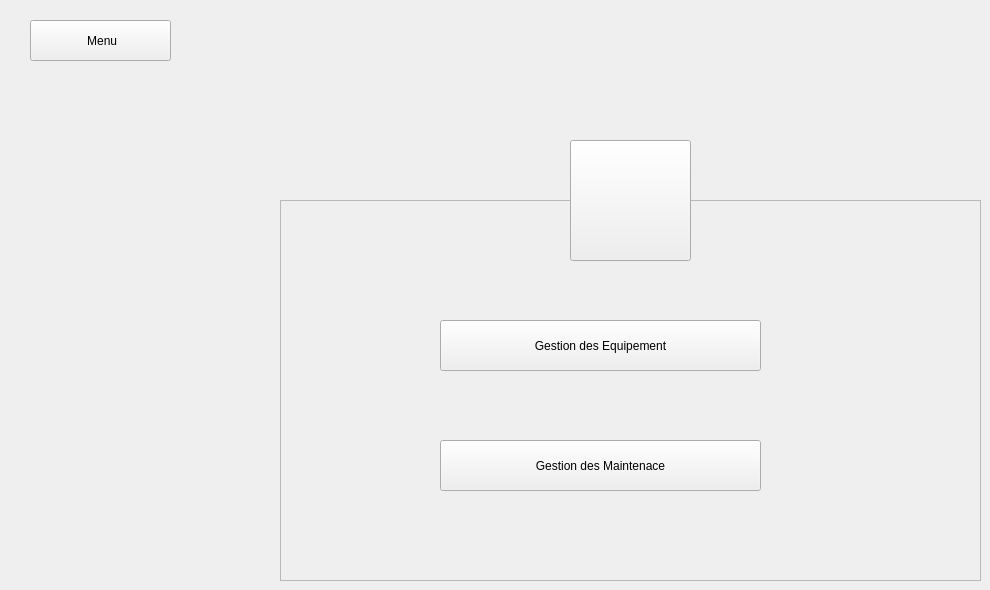
    <widget class="QWidget" name="Gestions">
     <widget class="QPushButton" name="B_BackToMenu">
      <property name="geometry">
       <rect>
        <x>30</x>
        <y>20</y>
        <width>141</width>
        <height>41</height>
       </rect>
      </property>
      <property name="cursor">
       <cursorShape>PointingHandCursor</cursorShape>
      </property>
      <property name="text">
       <string> Menu</string>
      </property>
      <property name="icon">
       <iconset resource="ressource.qrc">
        <normaloff>:/ressource/image/back-arrow.png</normaloff>:/ressource/image/back-arrow.png</iconset>
      </property>
     </widget>
     <widget class="QFrame" name="frame_3">
      <property name="geometry">
       <rect>
        <x>280</x>
        <y>200</y>
        <width>701</width>
        <height>381</height>
       </rect>
      </property>
      <property name="styleSheet">
       <string notr="true"/>
      </property>
      <property name="frameShape">
       <enum>QFrame::StyledPanel</enum>
      </property>
      <property name="frameShadow">
       <enum>QFrame::Raised</enum>
      </property>
      <widget class="QPushButton" name="B_GestionEquipement">
       <property name="geometry">
        <rect>
         <x>160</x>
         <y>120</y>
         <width>321</width>
         <height>51</height>
        </rect>
       </property>
       <property name="cursor">
        <cursorShape>PointingHandCursor</cursorShape>
       </property>
       <property name="text">
        <string>Gestion des Equipement</string>
       </property>
      </widget>
      <widget class="QPushButton" name="B_GestionMaintenance">
       <property name="geometry">
        <rect>
         <x>160</x>
         <y>240</y>
         <width>321</width>
         <height>51</height>
        </rect>
       </property>
       <property name="cursor">
        <cursorShape>PointingHandCursor</cursorShape>
       </property>
       <property name="styleSheet">
        <string notr="true"/>
       </property>
       <property name="text">
        <string>Gestion des Maintenace</string>
       </property>
      </widget>
      <widget class="QToolButton" name="toolButton_12">
       <property name="geometry">
        <rect>
         <x>490</x>
         <y>112</y>
         <width>61</width>
         <height>61</height>
        </rect>
       </property>
       <property name="styleSheet">
        <string notr="true">border-radius:30px;</string>
       </property>
       <property name="text">
        <string/>
       </property>
       <property name="icon">
        <iconset resource="ressource.qrc">
         <normaloff>:/ressource/image/police-walkie-talkie.png</normaloff>:/ressource/image/police-walkie-talkie.png</iconset>
       </property>
       <property name="iconSize">
        <size>
         <width>30</width>
         <height>30</height>
        </size>
       </property>
      </widget>
      <widget class="QToolButton" name="toolButton_13">
       <property name="geometry">
        <rect>
         <x>490</x>
         <y>235</y>
         <width>61</width>
         <height>61</height>
        </rect>
       </property>
       <property name="styleSheet">
        <string notr="true">border-radius:30px;</string>
       </property>
       <property name="text">
        <string/>
       </property>
       <property name="icon">
        <iconset resource="ressource.qrc">
         <normaloff>:/ressource/image/tools.png</normaloff>:/ressource/image/tools.png</iconset>
       </property>
       <property name="iconSize">
        <size>
         <width>30</width>
         <height>30</height>
        </size>
       </property>
      </widget>
     </widget>
     <widget class="QToolButton" name="toolButton_2">
      <property name="geometry">
       <rect>
        <x>570</x>
        <y>140</y>
        <width>121</width>
        <height>121</height>
       </rect>
      </property>
      <property name="focusPolicy">
       <enum>Qt::TabFocus</enum>
      </property>
      <property name="text">
       <string/>
      </property>
      <property name="icon">
       <iconset resource="ressource.qrc">
        <normaloff>:/ressource/image/icon.png</normaloff>:/ressource/image/icon.png</iconset>
      </property>
      <property name="iconSize">
       <size>
        <width>62</width>
        <height>62</height>
       </size>
      </property>
     </widget>
    </widget>
